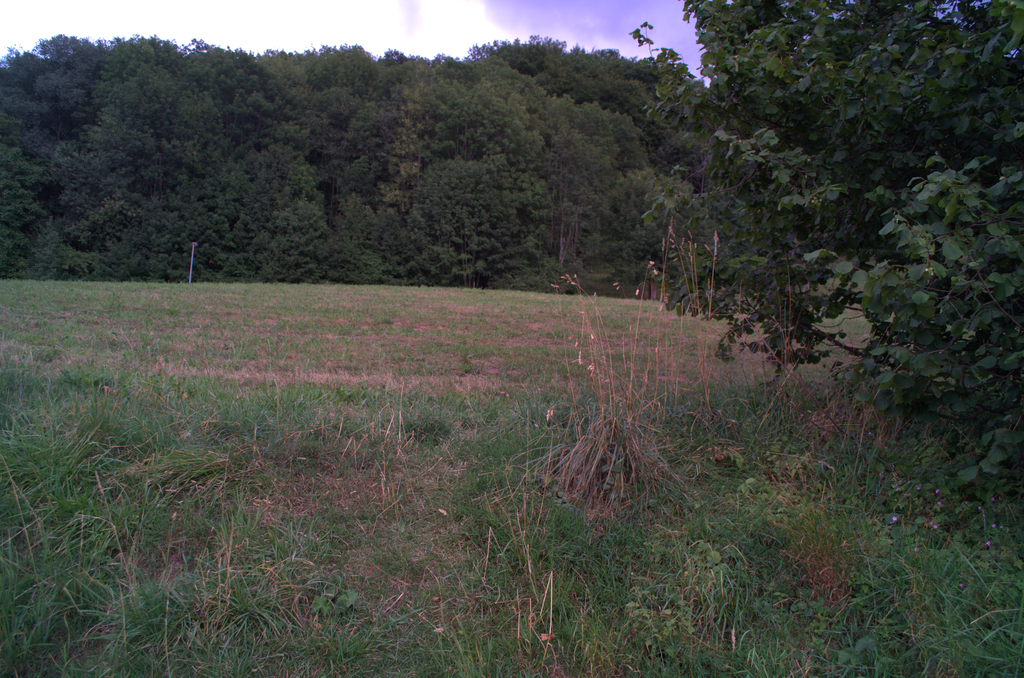
#> input picture Abdelrahman/NDVI/0028_rgb.tiff, 1024 x 678 px
$ python NDVI.py
#> lines starting #> are read from the running program, lines starting #| are printed output that depends on the picture
# Imports
import cv2
import numpy as np
import matplotlib.pyplot as plt

# Converting from bgr to rgb
def cvt_BR(img_bgr):
    return cv2.cvtColor(img_bgr, cv2.COLOR_BGR2RGB)

# Histogram for one channel
def histogram1d(NDVI_channel, b = 30):
    # channel flatten
    NDVI_flat = NDVI_channel.flatten()
    plt.hist(NDVI_flat, bins=b, color='red', alpha=1, histtype='step')
    plt.show()

# Read bgr and nir
img_bgr = cv2.imread('0028_rgb.tiff')
#> img_bgr is the input picture: shape (678, 1024, 3); mean B, G, R 65, 71.1, 68.4
img_nir = cv2.imread('0028_nir.tiff')
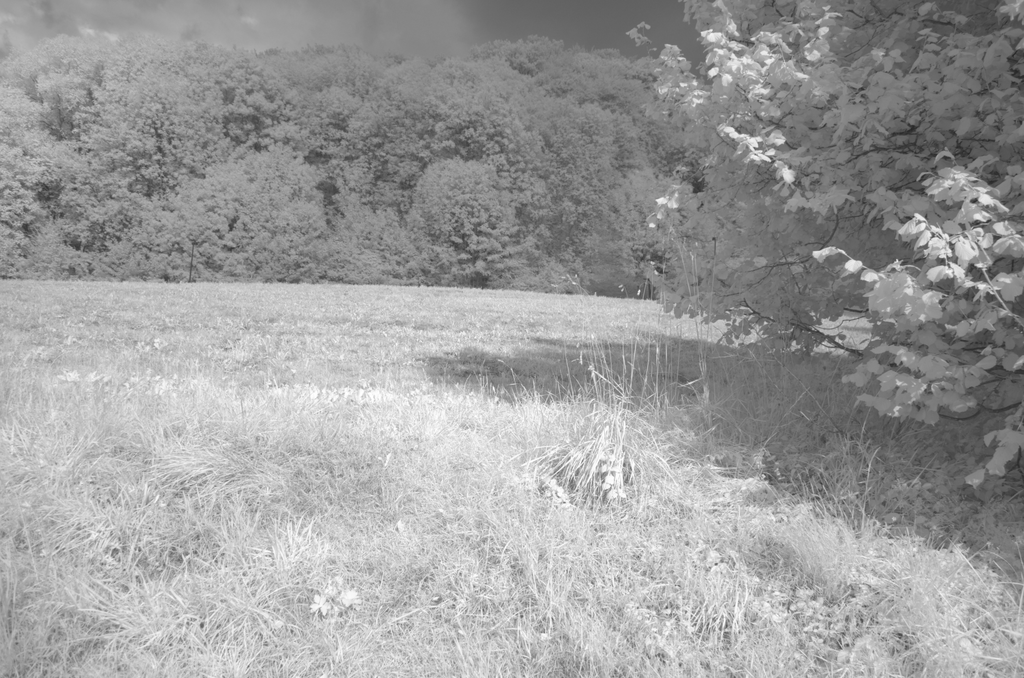
#> input picture Abdelrahman/NDVI/0028_nir.tiff, 1024 x 678 px
#> img_nir is the input picture: shape (678, 1024, 3); min 39, max 255, mean 156.9


# Converting to rgb
img_rgb = cvt_BR(img_bgr)
img_nir = cvt_BR(img_nir)


# Extract red channel
red_channel = img_bgr[:,:,0].astype('float64')
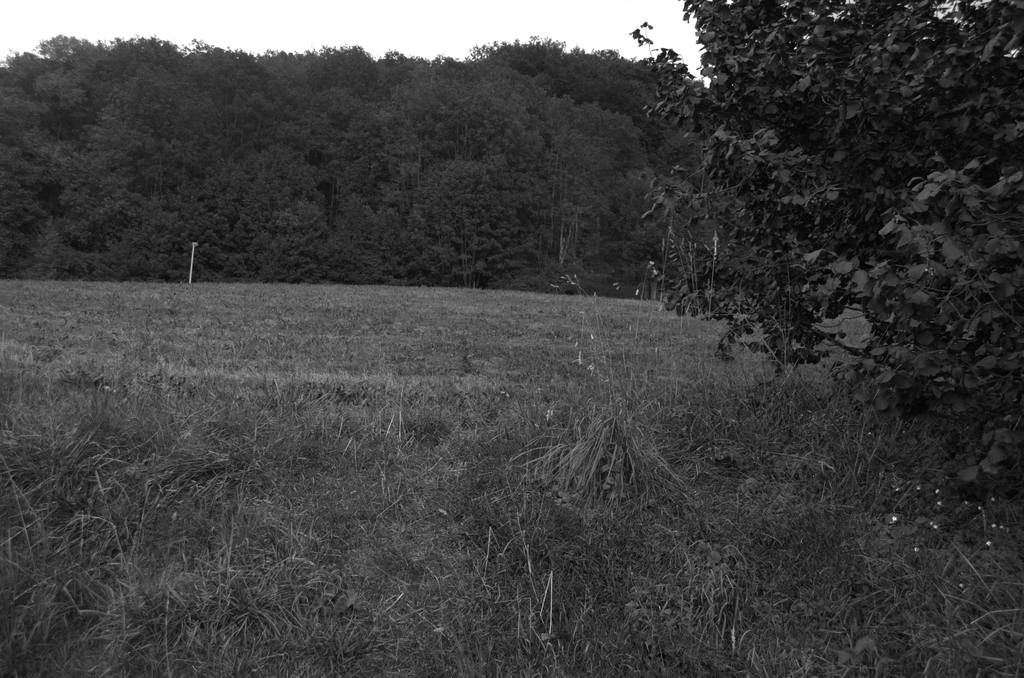
#> red_channel: shape (678, 1024) float64; min 0, max 255, mean 65

# Extract one channel from nir (all channels are the same)
img_nir = img_nir[:,:,0].astype('float64')
#> img_nir: shape (678, 1024) float64

# Calculation of NDVI Channel
alpha = 0
numerator = red_channel - img_nir
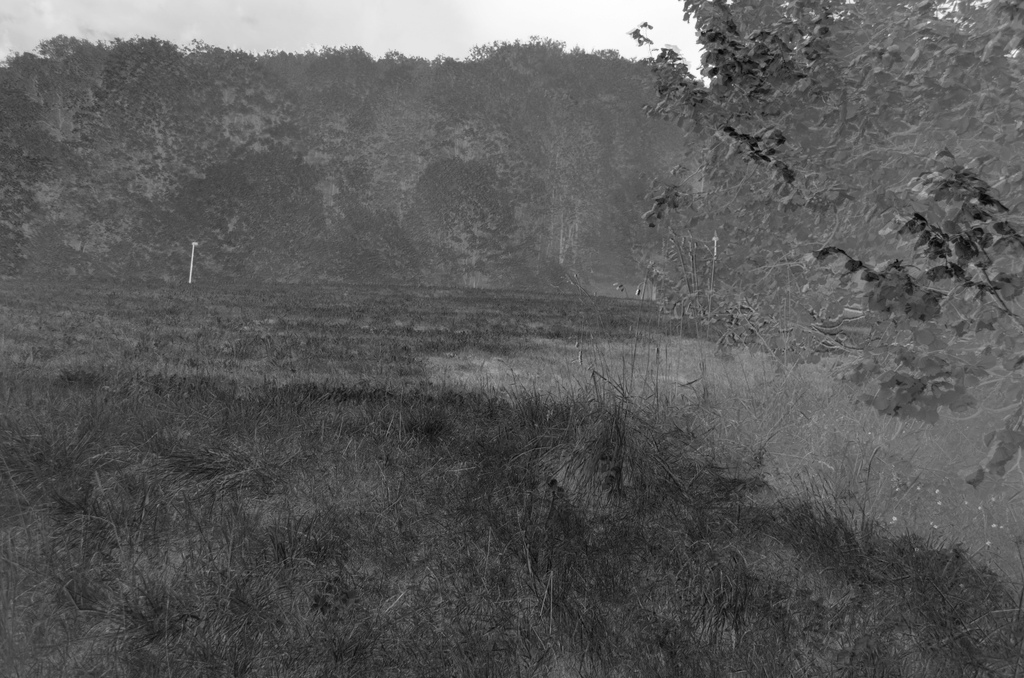
#> numerator: shape (678, 1024) float64; min -229, max 159, mean -91.8; drawn with min black and max white
denominator = (red_channel + img_nir) + alpha
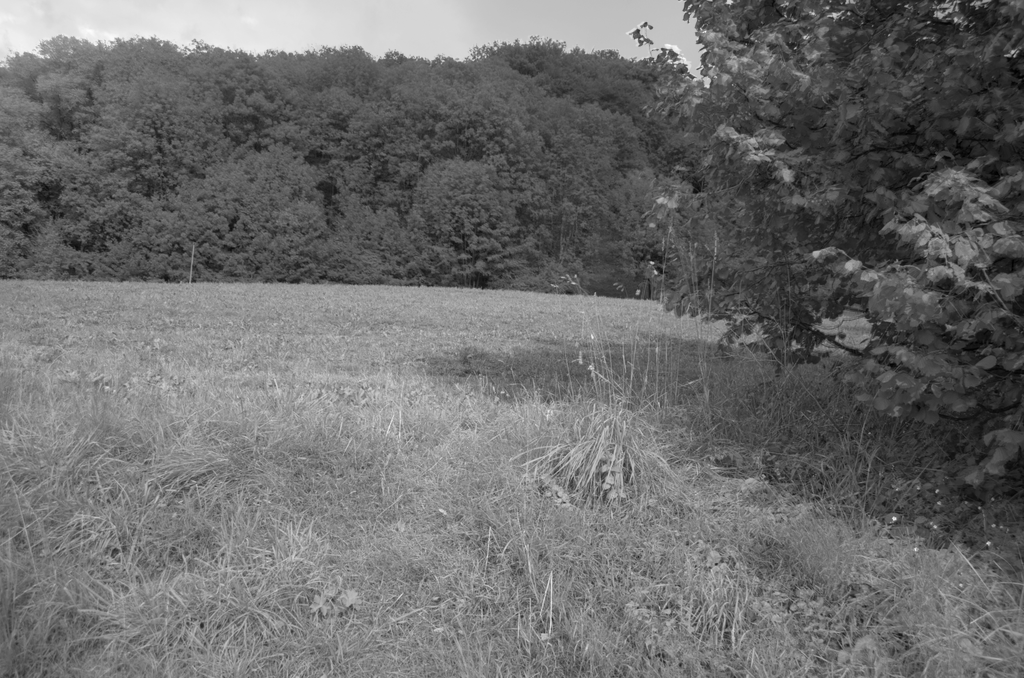
#> denominator: shape (678, 1024) float64; min 49, max 456, mean 221.9; drawn with min black and max white
NDVI_channel = numerator / denominator
#histogram1d(NDVI_channel)
NDVI_channel += 1
NDVI_channel /= 2
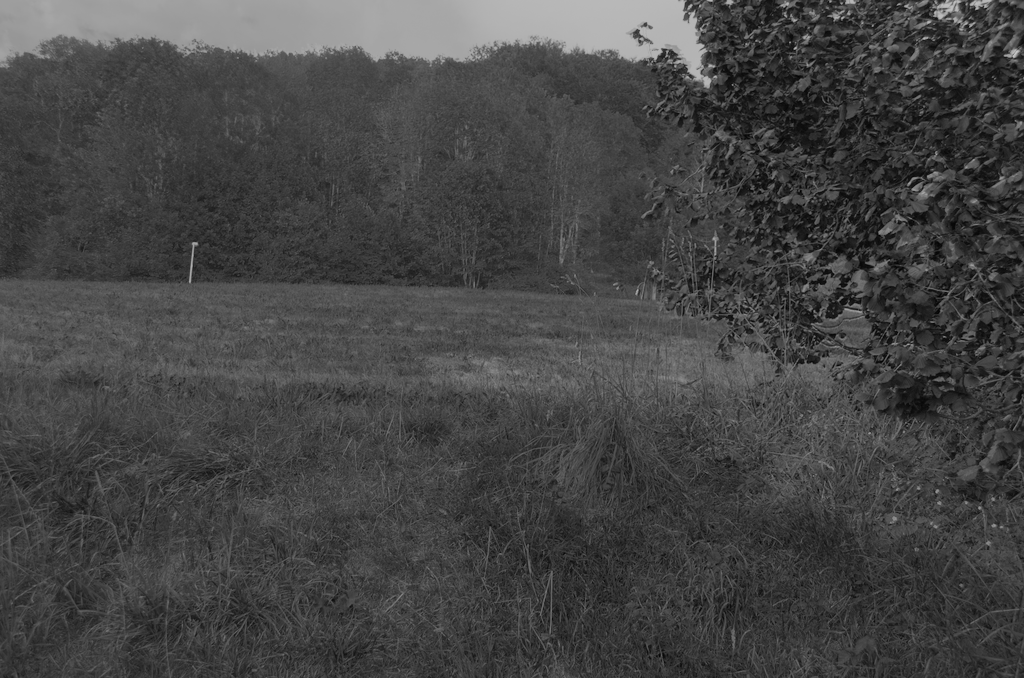
#> NDVI_channel: shape (678, 1024) float64; min 0, max 0.784, mean 0.272
NDVI_channel *= 255

# Create Copy from img_rgb then add NDVI_channel in channel number 1
Colorized_NDVI = np.copy(img_rgb)
Colorized_NDVI[:,:,1] = NDVI_channel
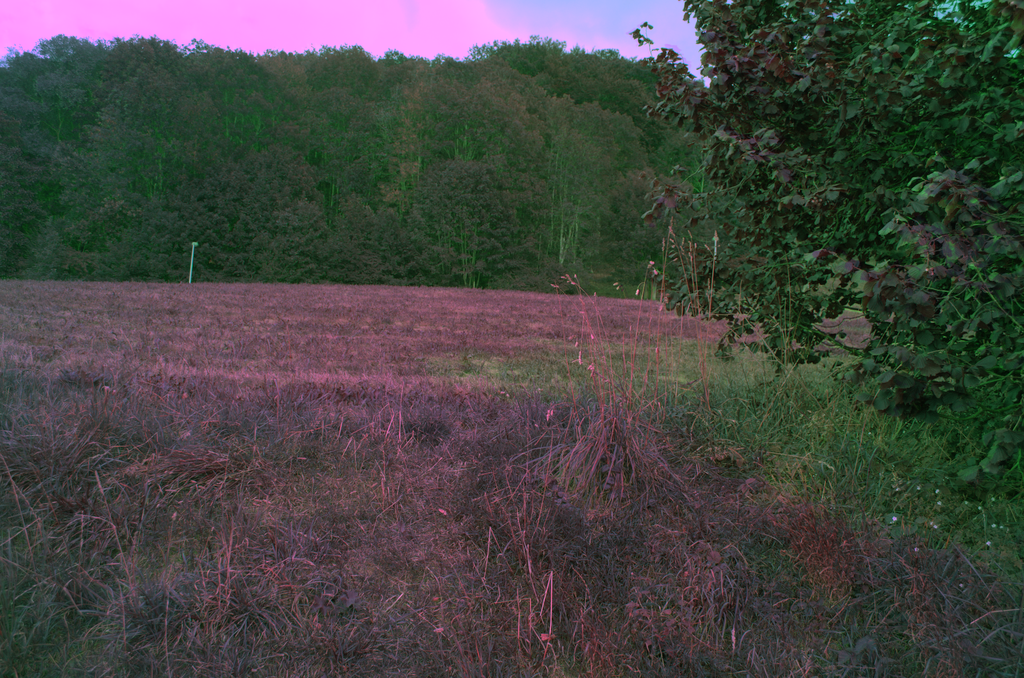
#> Colorized_NDVI: shape (678, 1024, 3); mean R, G, B 68.4, 68.7, 65

# range of NDVI Channel has been converted from [-1:1] to [0:255]
#print(np.amin(NDVI_channel))
#print(np.amax(NDVI_channel))

# Trunc func
#print(NDVI_channel[19][16])
#print(Colorized_NDVI[19][16][1])


# Display rgb_image and colorized NDVI
plt.figure(figsize=[20, 10])
plt.subplot(121);plt.axis('off');plt.imshow(img_rgb)
plt.subplot(122);plt.axis('off');plt.imshow(Colorized_NDVI)
plt.show()

# save Colorized_NDVI img
cv2.imwrite('Colorized_NDVI.png', Colorized_NDVI)
#print(np.amin(Colorized_NDVI[:,:,2]))
#print(np.amax(Colorized_NDVI[:,:,2]))
